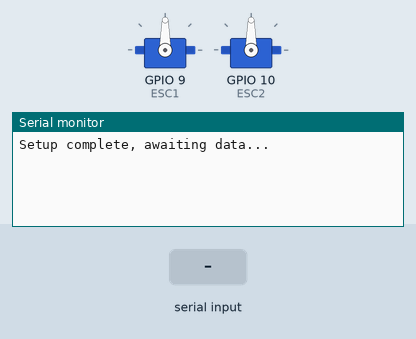
This sketch was run on a simulated ESP32. Shown: 2 × servo, the last lines printed to the serial monitor. The test bench sets the inputs (shaded band).

Above: at 1.2 s.
1.3 s: "N,1\n" received over Serial
At 2.5 s:
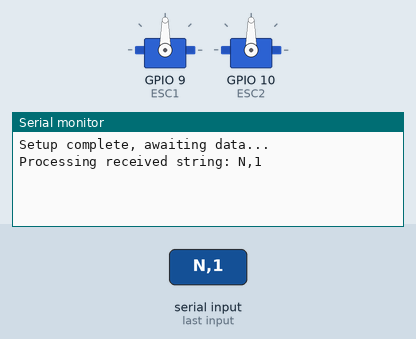
2.8 s: "N,1\n" received over the second serial link
At 3.9 s:
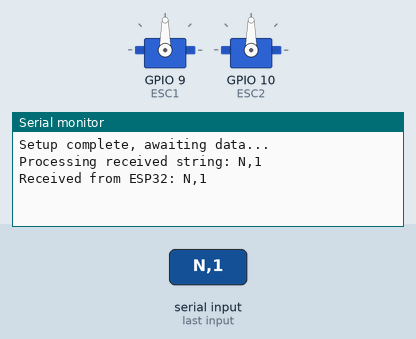
4.3 s: "Value[\n" received over Serial
At 5.0 s:
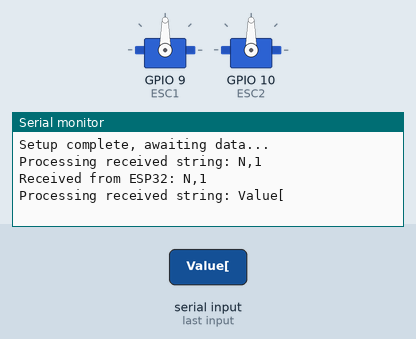
5.8 s: "Value[\n" received over the second serial link
At 6.2 s:
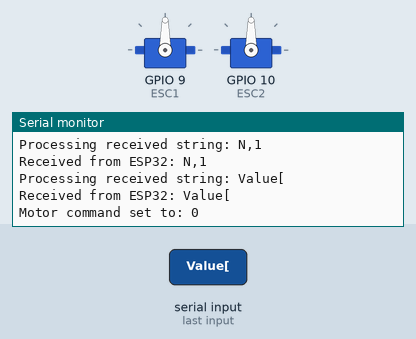
7.3 s: ",\n" received over Serial
At 8.5 s:
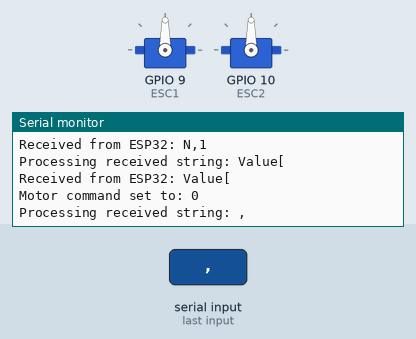
8.8 s: ",\n" received over the second serial link
At 9.6 s:
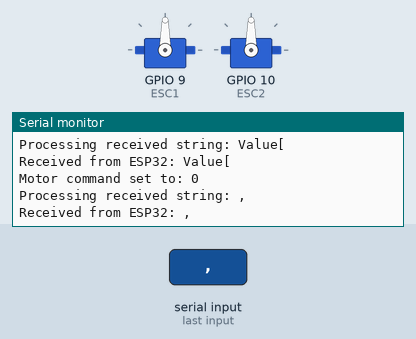

The sketch:

arduino.fini.ino
```cpp
#include <ArduinoJson.h>
#include <Servo.h>

Servo ESC1;
Servo ESC2;

// Constants and variables
String inputString = "";       // A string to hold incoming data
boolean stringComplete = false;  // Whether the string is complete
String signalLL = "$GPGLL";    // GPS Latitude and Longitude sentence
String signalVTG = "$GPVTG";   // GPS Velocity made good sentence

void setup() {
    Serial.begin(9600);   // Start primary serial for debugging
    Serial2.begin(115200); // Start secondary serial for ESP32 communication
    inputString.reserve(200); // Reserve 200 bytes for incoming string to avoid frequent reallocation
    Serial.println("Setup complete, awaiting data...");
    ESC1.attach(9); // Attach ESC1 to pin 9
    ESC2.attach(10); // Attach ESC2 to pin 10

    // Initialize the ESCs to neutral position
    ESC1.write(90);
    ESC2.write(90);
}

void loop() {
    // Handle incoming data from ESP32
    if (Serial2.available() > 0) {
        String espData = Serial2.readStringUntil('\n');
        Serial.println("Received from ESP32: " + espData);

        // Check if the received message contains "Value["
        int valueIndex = espData.indexOf("Value[");
        if (valueIndex != -1) {
            // Extract the speed value from the message
            int startIndex = valueIndex + 6; // Length of "Value[" is 6
            int endIndex = espData.indexOf(']', startIndex);
            String speedStr = espData.substring(startIndex, endIndex);
            int speed = speedStr.toInt();

            // Constrain the speed value to the appropriate range for the servo
            speed = constrain(speed, -180, 180); // Adjust range if necessary

            // Command the motors based on the speed value
            if (speed > 0) {
                ESC1.write(map(speed, 0, 180, 90, 180)); // Map positive speed to ESC1
            } else if (speed < 0) {
                ESC2.write(map(-speed, 0, 180, 90, 180)); // Map negative speed to ESC2
            }
            Serial.print("Motor command set to: ");
            Serial.println(speed);
        }
    }

    // Process complete strings received from GPS or other sources
    if (stringComplete) {
        Serial.println("Processing received string: " + inputString);
        if (inputString.startsWith(signalLL)) {
            sendLatLonAsJson();
        } else if (inputString.startsWith(signalVTG)) {
            sendSpeedAsJson();
        }

        inputString = "";    // Clear the string for new data
        stringComplete = false;
    }
}

void sendLatLonAsJson() {
    // Extract latitude
    String LAT = inputString.substring(7, 17);
    LAT = LAT.substring(0, 2) + "." + LAT.substring(2) + " N";

    // Extract longitude
    String LON = inputString.substring(20, 31);
    LON = LON.substring(0, 3) + "." + LON.substring(3) + " E";

    // Prepare JSON object
    StaticJsonDocument<200> jsonDoc;
    jsonDoc["type"] = "LatLon";
    jsonDoc["latitude"] = LAT;
    jsonDoc["longitude"] = LON;

    // Serialize JSON to string
    String jsonString;
    serializeJson(jsonDoc, jsonString);
    Serial.println("Sending JSON to ESP32: " + jsonString);
    Serial2.println(jsonString);  // Send JSON string via Serial2 to ESP32
}

void sendSpeedAsJson() {
    int startIndex = inputString.indexOf(",", 30); // Index after the speed in knots
    int endIndex = inputString.indexOf("N", startIndex); // Index of 'N' for speed in knots
    String speedKnots = inputString.substring(startIndex + 1, endIndex);

    // Prepare JSON object
    StaticJsonDocument<200> jsonDoc;
    jsonDoc["type"] = "Speed";
    jsonDoc["speed_knots"] = speedKnots + " Knots";

    // Serialize JSON to string
    String jsonString;
    serializeJson(jsonDoc, jsonString);
    Serial.println("Sending JSON to ESP32: " + jsonString);
    Serial2.println(jsonString);  // Send JSON string via Serial2 to ESP32
}

void serialEvent() {
    while (Serial.available()) {
        char inChar = (char)Serial.read();
        inputString += inChar;
        if (inChar == '\n') {
            stringComplete = true;
        }
    }
}
```

Measured:
- after the input at 1.3 s, the serial monitor: prints a new line at once (image 1)
- after the input at 2.8 s, the serial monitor: prints a new line at once (image 2)
- after the input at 4.3 s, the serial monitor: prints a new line at once (image 3)
- after the input at 5.8 s, the serial monitor: prints a new line at once (image 4)
- after the input at 7.3 s, the serial monitor: prints a new line at once (image 5)
- after the input at 8.8 s, the serial monitor: prints a new line at once (image 6)
